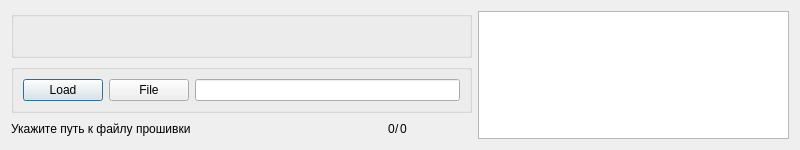
<?xml version="1.0" encoding="UTF-8"?>
<ui version="4.0">
 <class>FirmwareDialog</class>
 <widget class="QDialog" name="FirmwareDialog">
  <property name="geometry">
   <rect>
    <x>0</x>
    <y>0</y>
    <width>800</width>
    <height>138</height>
   </rect>
  </property>
  <property name="sizePolicy">
   <sizepolicy hsizetype="Fixed" vsizetype="Fixed">
    <horstretch>0</horstretch>
    <verstretch>0</verstretch>
   </sizepolicy>
  </property>
  <property name="maximumSize">
   <size>
    <width>800</width>
    <height>138</height>
   </size>
  </property>
  <property name="windowTitle">
   <string>Firmware Loader</string>
  </property>
  <property name="windowIcon">
   <iconset resource="../bootloader.qrc">
    <normaloff>:/assets/images/boot.ico</normaloff>:/assets/images/boot.ico</iconset>
  </property>
  <property name="modal">
   <bool>false</bool>
  </property>
  <layout class="QHBoxLayout" name="horizontalLayout_3">
   <item>
    <layout class="QVBoxLayout" name="verticalLayout">
     <item>
      <widget class="QGroupBox" name="groupBoxSerialPort">
       <property name="sizePolicy">
        <sizepolicy hsizetype="Preferred" vsizetype="Fixed">
         <horstretch>0</horstretch>
         <verstretch>0</verstretch>
        </sizepolicy>
       </property>
       <property name="title">
        <string/>
       </property>
       <layout class="QHBoxLayout" name="horizontalLayout">
        <item>
         <spacer name="horizontalSpacer">
          <property name="orientation">
           <enum>Qt::Horizontal</enum>
          </property>
          <property name="sizeHint" stdset="0">
           <size>
            <width>437</width>
            <height>20</height>
           </size>
          </property>
         </spacer>
        </item>
       </layout>
      </widget>
     </item>
     <item>
      <widget class="QGroupBox" name="groupBoxControl">
       <property name="sizePolicy">
        <sizepolicy hsizetype="Preferred" vsizetype="Fixed">
         <horstretch>0</horstretch>
         <verstretch>0</verstretch>
        </sizepolicy>
       </property>
       <property name="title">
        <string/>
       </property>
       <layout class="QHBoxLayout" name="horizontalLayout_2">
        <item>
         <widget class="QPushButton" name="buttonUpdate">
          <property name="text">
           <string>Load</string>
          </property>
         </widget>
        </item>
        <item>
         <widget class="QPushButton" name="buttonFile">
          <property name="text">
           <string>File</string>
          </property>
         </widget>
        </item>
        <item>
         <widget class="QLineEdit" name="filePathEdit">
          <property name="sizePolicy">
           <sizepolicy hsizetype="Expanding" vsizetype="Fixed">
            <horstretch>0</horstretch>
            <verstretch>0</verstretch>
           </sizepolicy>
          </property>
         </widget>
        </item>
       </layout>
      </widget>
     </item>
     <item>
      <layout class="QHBoxLayout" name="horizontalLayout_labels">
       <property name="spacing">
        <number>0</number>
       </property>
       <item>
        <widget class="QLabel" name="labelState">
         <property name="text">
          <string>Укажите путь к файлу прошивки</string>
         </property>
        </widget>
       </item>
       <item>
        <spacer name="horizontalSpacer_5">
         <property name="orientation">
          <enum>Qt::Horizontal</enum>
         </property>
         <property name="sizeHint" stdset="0">
          <size>
           <width>40</width>
           <height>20</height>
          </size>
         </property>
        </spacer>
       </item>
       <item>
        <spacer name="horizontalSpacer_4">
         <property name="orientation">
          <enum>Qt::Horizontal</enum>
         </property>
         <property name="sizeHint" stdset="0">
          <size>
           <width>40</width>
           <height>20</height>
          </size>
         </property>
        </spacer>
       </item>
       <item>
        <spacer name="horizontalSpacer_2">
         <property name="orientation">
          <enum>Qt::Horizontal</enum>
         </property>
         <property name="sizeHint" stdset="0">
          <size>
           <width>40</width>
           <height>20</height>
          </size>
         </property>
        </spacer>
       </item>
       <item>
        <widget class="QLabel" name="labelProgress">
         <property name="text">
          <string>0</string>
         </property>
        </widget>
       </item>
       <item>
        <widget class="QLabel" name="labelSeparator">
         <property name="text">
          <string>/</string>
         </property>
        </widget>
       </item>
       <item>
        <widget class="QLabel" name="labelSize">
         <property name="text">
          <string>0</string>
         </property>
        </widget>
       </item>
       <item>
        <spacer name="horizontalSpacer_3">
         <property name="orientation">
          <enum>Qt::Horizontal</enum>
         </property>
         <property name="sizeHint" stdset="0">
          <size>
           <width>40</width>
           <height>20</height>
          </size>
         </property>
        </spacer>
       </item>
      </layout>
     </item>
    </layout>
   </item>
   <item>
    <widget class="ConsoleView" name="console"/>
   </item>
  </layout>
  <action name="actionbuttonFile">
   <property name="text">
    <string>buttonFile</string>
   </property>
   <property name="toolTip">
    <string>buttonFile</string>
   </property>
   <property name="iconVisibleInMenu">
    <bool>true</bool>
   </property>
  </action>
 </widget>
 <customwidgets>
  <customwidget>
   <class>ConsoleView</class>
   <extends>QPlainTextEdit</extends>
   <header location="global">vcpbootloader/src/ConsoleView.h</header>
  </customwidget>
 </customwidgets>
 <resources>
  <include location="../bootloader.qrc"/>
 </resources>
 <connections/>
</ui>
